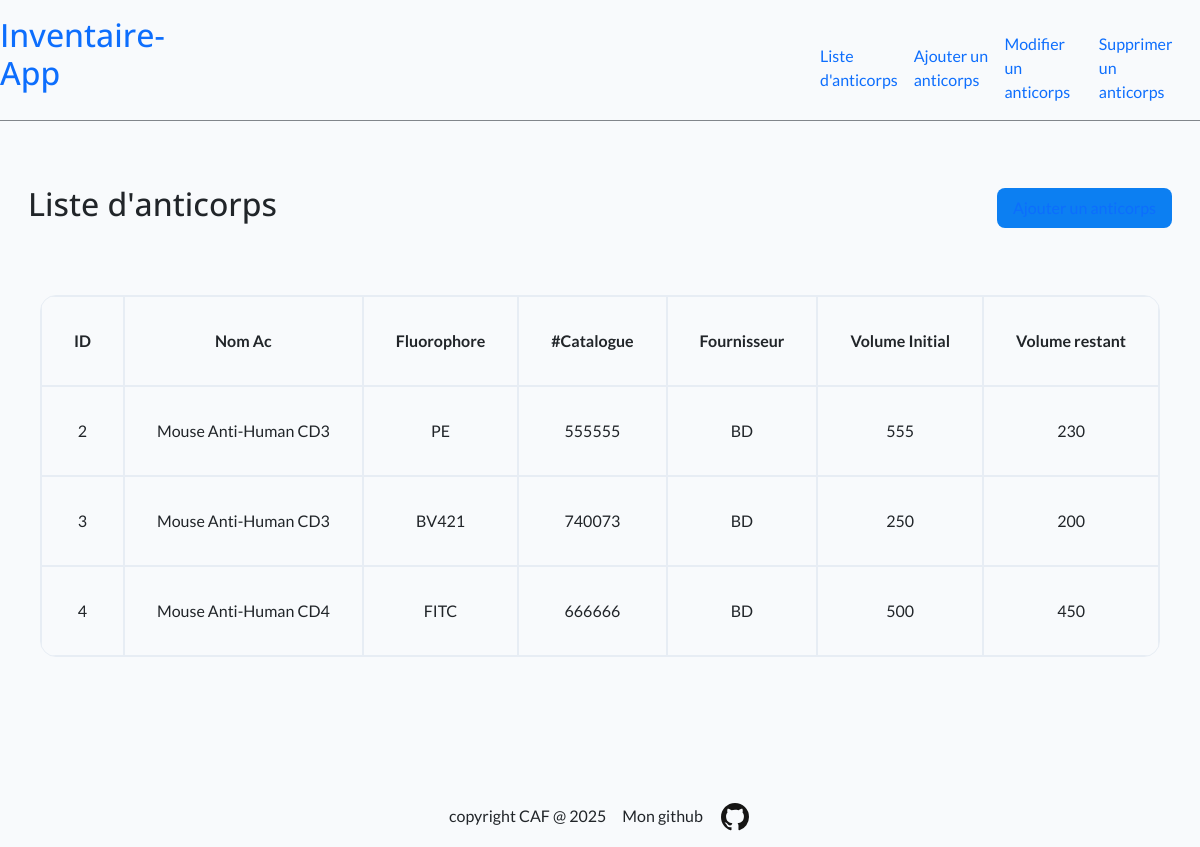
The app's page /api/liste.php, older data.
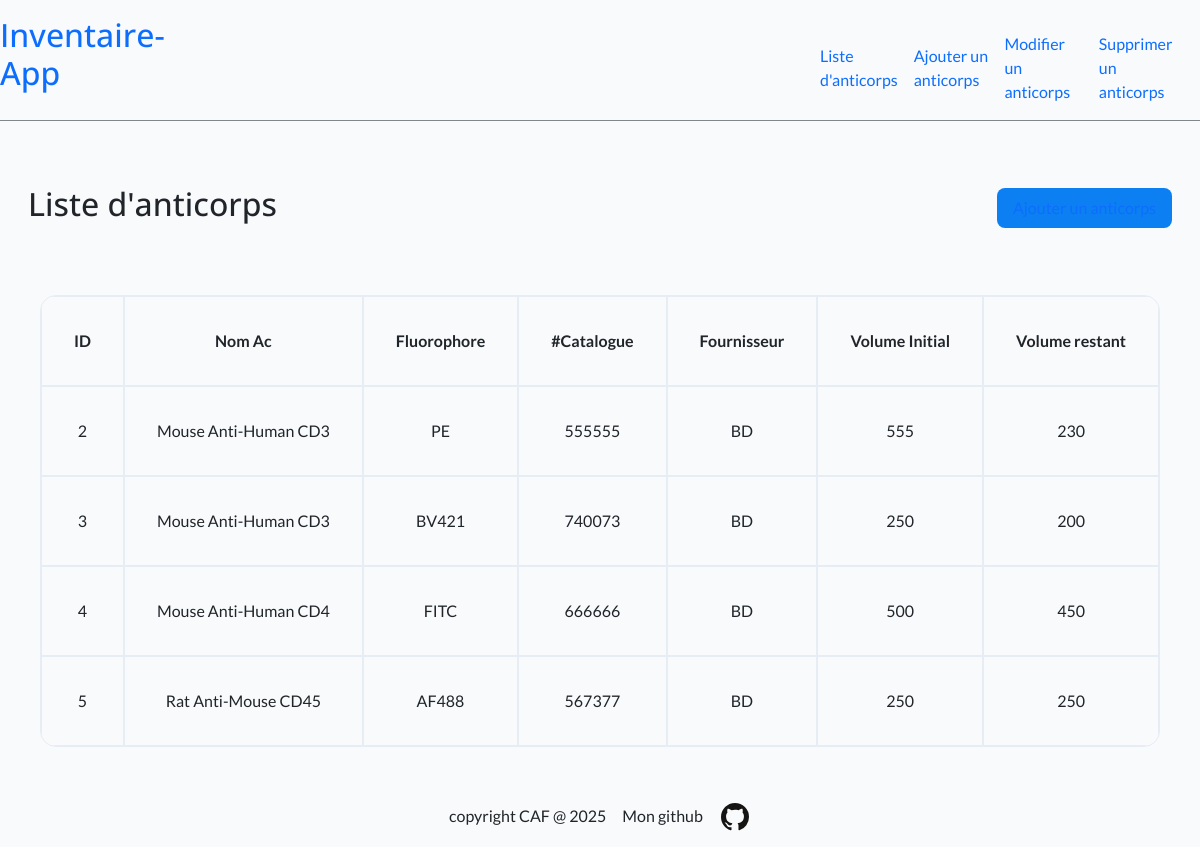
The same page, newer data.
### tables this page shows
CREATE TABLE antibody (
    id INTEGER PRIMARY KEY AUTOINCREMENT,
    NomAnticorps VARCHAR (100),
    Fluorophore VARCHAR (10),
    NuméroCatalogue VARCHAR (25),
    Fournisseur VARCHAR (25),
    VolumeInitial INT,
    VolumeRestant INT
);

### api/liste.php (the view, shortened to what this page needs)
<?php
global $db;
$sql = "SELECT id, NomAnticorps, Fluorophore, NuméroCatalogue, Fournisseur, VolumeInitial, VolumeRestant FROM antibody";
$result = $db->query($sql);
$rows = $result->fetchAll(PDO::FETCH_ASSOC);
?>
<!DOCTYPE html>
<html lang="fr">
<head>
    <link href="https://cdn.jsdelivr.net/npm/bootstrap@5.3.7/dist/css/bootstrap.min.css" rel="stylesheet">
    <link rel="stylesheet" href="../assets/style/style.css" media="screen">
</head>
<body>
<header>
    <div id="main-title">
        <h2><a href="../index.php">Inventaire-App</a></h2>
    </div>
    <nav>
        <ul>
            <li>
                <a href="./liste.php">Liste d'anticorps</a>
            </li>
            <li>
                <a href="./ajouter.php">Ajouter un anticorps</a>
            </li>
            <li>
                <a href="./modifier.php">Modifier un anticorps</a>
            </li>
            <li>
                <a href="./supprimer.php">Supprimer un anticorps</a>
            </li>
        </ul>
    </nav>
</header>
<main>
    <div id="list-title-container">
        <h2>Liste d'anticorps</h2>
        <a href="./ajouter.php">Ajouter un anticorps</a>
    </div>
    <div id="ab-table">
    <?php
    global $result;
    if ($result === FALSE) {
        echo "Erreur de la requête SQL : " . $db->error;
    } elseif (count($rows) > 0) {
        echo "<table>";
        echo "<thead>";
        echo "<tr>";
        echo "<th>ID</th>";
        echo "<th>Nom Ac</th>";
        echo "<th>Fluorophore</th>";
        echo "<th>#Catalogue</th>";
        echo "<th>Fournisseur</th>";
        echo "<th>Volume Initial</th>";
        echo "<th>Volume restant</th>";
        echo "</tr>";
        echo "</thead>";
        echo "<tbody>";
        foreach ($rows as $row) {
            echo "<tr>";
            echo "<td>" . htmlspecialchars($row['id']) . "</td>";
            echo "<td>" . htmlspecialchars($row['NomAnticorps']) . "</td>";
            echo "<td>" . htmlspecialchars($row['Fluorophore']) . "</td>";
            echo "<td>" . htmlspecialchars($row['NuméroCatalogue']) . "</td>";
            echo "<td>" . htmlspecialchars($row['Fournisseur']) . "</td>";
            echo "<td>" . htmlspecialchars($row['VolumeInitial']) . "</td>";
            echo "<td>" . htmlspecialchars($row['VolumeRestant']) . "</td>";
            echo "</tr>";
        }
        echo "</tbody>";
        echo "</table>";
    } else {
        echo "Aucun anticorps trouvé dans la table";
    }
   ?>
    </div>
</main>
<?php
require_once "../partials/_footer.php";
?>

### partials/_footer.php
<footer>
    <div id="foot">
        <p class="foot-item">copyright CAF @ 2025</p>
        <p class="foot-item">Mon github</p>
        <a href="https://github.com/CAF2801"><img class="foot-item" src="../assets/img/github-svgrepo-com.svg" alt="github"></a>
    </div>
</footer>
</body>
</html>

### assets/style/style.css (style rules this page uses)
:root { --black: #0D141C; --white: #F8FAFC; --gray: #E7EDF4; --blue: #0C7FF2; --green: #388B83; }
* { box-sizing: border-box; }
body { max-height: 100vh; margin: 0; padding: 0; font: 400 100%/150% "Lato", sans-serif !important; background-color: var(--white); }
h2, h3 { font-family: "Open Sans", sans-serif !important; }
header { display: flex; justify-content: center; }
ul { list-style: none; display: flex; justify-content: center; align-items: center; padding-left: 40rem; padding-top: 2rem; }
li { margin-right: 1rem; }
a { text-decoration: none; }
main { min-height: 73vh; }
header { border-bottom: solid rgba(13, 20, 28, 0.5) 0.1rem; }
#main-title h2 { display: inline-block; padding-top: 1rem; }
#foot { display: flex; justify-content: center; align-items: center; margin-top: 2rem; }
.foot-item { margin-right: 1rem; }
#foot a { max-width: 2rem; margin-bottom: 0.9rem; }
#foot a img { max-width: 100%; }
#list-title-container { display: flex; justify-content: center; align-items: center; gap: 45rem; margin-top: 4rem; }
#ab-table { display: flex; justify-content: center; align-items: center; margin-top: 4rem; }
#ab-table table { border-collapse: separate; border-spacing: 0; border: solid var(--gray) 0.1rem; border-radius: 1rem; overflow: hidden; }
#ab-table th, #ab-table td { text-align: center; vertical-align: middle; padding: 2rem; border: solid var(--gray) 0.1rem; }
#list-title-container a { padding: 0.5rem 1rem; background-color: var(--blue); border-radius: 0.5rem; border: none; transition: transform 0.3s; }

Row changes from the older to the newer data that the page shows:
added antibody: id "5", NomAnticorps "Rat Anti-Mouse CD45", Fluorophore "AF488", NuméroCatalogue "567377", Fournisseur "BD", VolumeInitial "250", VolumeRestant "250"
